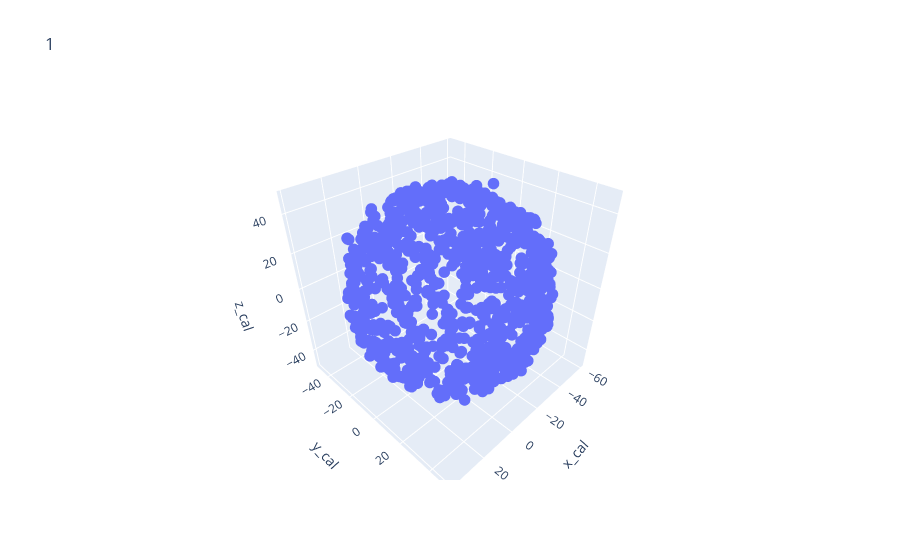

Notebook cell for this chart:
### Code cell
fig = px.scatter_3d(df, x='x_cal', y='y_cal', z='z_cal',title="1")        
fig.update_traces(marker_size = 4)
fig.show()

### Figure 1 — Plotly figure (JSON) as saved in the notebook; plotly's stock layout.template omitted (floating-point values rounded to 4 significant figures; data arrays with more than 128 entries replaced by an {"elided": "..."} marker saying what was removed)
{"data": [{"hovertemplate": "x_cal=%{x}<br>y_cal=%{y}<br>z_cal=%{z}<extra></extra>", "legendgroup": "", "marker": {"color": "#636efa", "size": 4, "symbol": "circle"}, "mode": "markers", "name": "", "scene": "scene", "showlegend": false, "type": "scatter3d", "x": {"elided": "972 float values"}, "y": {"elided": "972 float values"}, "z": {"elided": "972 float values"}}], "layout": {"legend": {"tracegroupgap": 0}, "scene": {"domain": {"x": [0, 1], "y": [0, 1]}, "xaxis": {"title": {"text": "x_cal"}}, "yaxis": {"title": {"text": "y_cal"}}, "zaxis": {"title": {"text": "z_cal"}}}, "title": {"text": "1"}}}
